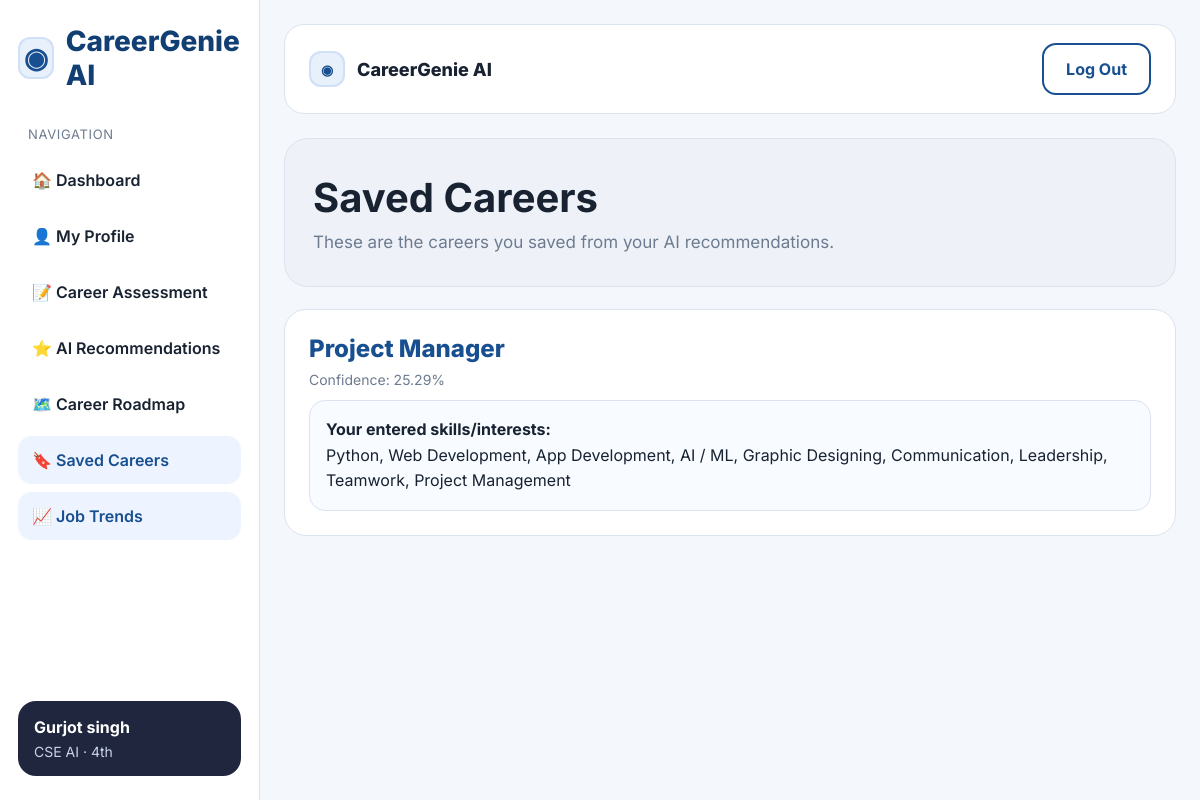
The page /saved_careers (signed in) on the database as committed earlier.
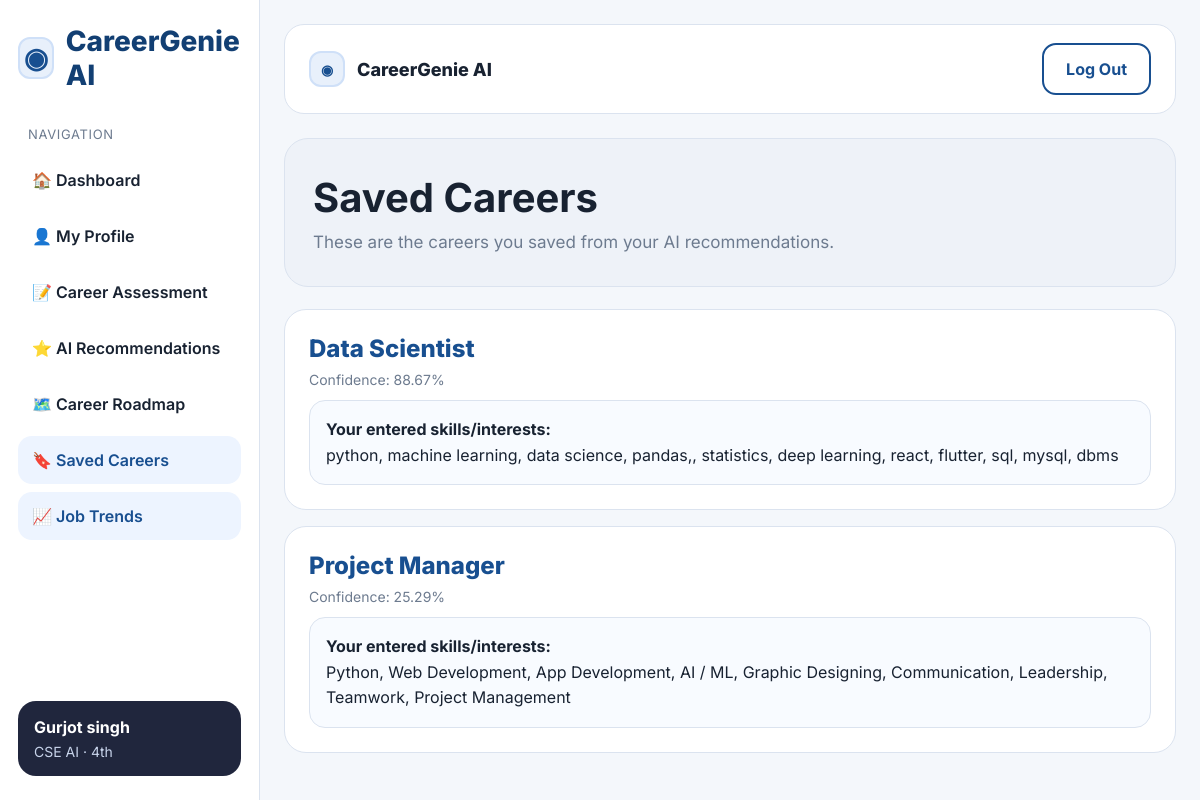
The same page on the database as committed later.
### tables this page shows
CREATE TABLE users (
            id INTEGER PRIMARY KEY AUTOINCREMENT,
            name TEXT,
            email TEXT UNIQUE,
            password TEXT
        , branch TEXT, semester TEXT, cgpa TEXT, skills TEXT, subjects TEXT, goals TEXT, interests TEXT, profile_image TEXT);

CREATE TABLE saved_careers (
            id INTEGER PRIMARY KEY AUTOINCREMENT,
            user_email TEXT,
            career_name TEXT,
            entered_text TEXT,
            confidence TEXT
        );

### app.py (the view)
@app.route("/saved_careers")
def saved_careers():
    if "user_email" not in session:
        return redirect(url_for("login_page"))
    with get_db_connection() as conn:
        cur = conn.cursor()
        cur.execute("SELECT * FROM users WHERE email = ?", (session["user_email"],))
        user = cur.fetchone()
        cur.execute("""
            SELECT * FROM saved_careers
            WHERE user_email = ?
            ORDER BY id DESC
        """, (session["user_email"],))
        careers = cur.fetchall()
    return render_template("saved_careers.html", user=user, careers=careers)

### app.py (called while the page is built)
def get_db_connection():
    conn = sqlite3.connect("users.db")
    conn.row_factory = sqlite3.Row
    return conn

### templates/saved_careers.html (shortened to what this page needs)
<!DOCTYPE html>
<html lang="en">
<head>
</head>
<body>
  <div class="app">
    <aside class="sidebar">
      <div>
        <div class="brand">
          <div class="brand-icon">◉</div>
          <span>CareerGenie AI</span>
        </div>
        <div class="side-title">Navigation</div>
        <nav class="menu">
          <a href="/dashboard">🏠 Dashboard</a>
          <a href="{{ url_for('profile') }}">👤 My Profile</a>
          <a href="/career_assessment">📝 Career Assessment</a>
          <a href="/career_assessment">⭐ AI Recommendations</a>
          <a href="#roadmap">🗺️ Career Roadmap</a>
          <a class="active" href="/saved_careers">🔖 Saved Careers</a>
          <a class="active" href="{{ url_for('job_trends') }}">📈 Job Trends</a>
        </nav>
      </div>
      <div class="profile-box">
        <div style="font-weight:700;">{{ user.name if user and user.name else 'Student Name' }}</div>
        <div style="font-size:14px;color:#c7d3ea;margin-top:6px;">
          {{ user.branch if user and user.branch else 'CSE' }} · {{ user.semester if user and user.semester else 'Semester' }}
        </div>
      </div>
    </aside>
    <main class="main">
      <div class="topbar">
        <div class="brand" style="font-size:18px; margin:0; color:var(--text);">
          <div class="brand-icon" style="width:36px; height:36px; font-size:14px;">◉</div>
          <span>CareerGenie AI</span>
        </div>
        <a class="btn btn-outline" href="/logout">Log Out</a>
      </div>
      <section class="hero">
        <h1>Saved Careers</h1>
        <p>These are the careers you saved from your AI recommendations.</p>
      </section>
      {% if careers and careers|length > 0 %}
      <section class="list">
        {% for career in careers %}
        <div class="card">
          <div class="career-name">{{ career.career_name }}</div>
          <div class="meta">Confidence: {{ career.confidence }}%</div>
          <div class="text-box">
            <strong>Your entered skills/interests:</strong><br>
            {{ career.entered_text }}
          </div>
        </div>
        {% endfor %}
      </section>
      {% else %}
      <div class="empty">
        No saved careers yet. Go to Career Assessment, get a recommendation, and save it.
      </div>
      {% endif %}
    </main>
  </div>
</body>
</html>

### templates/saved_careers.html (style rules this page uses)
* { box-sizing:border-box;margin:0;padding:0 }
:root { --bg:#f4f7fb; --sidebar:#ffffff; --card:#ffffff; --primary:#184f90; --primary-dark:#123f73; --text:#182231; --muted:#6d7b8f; --border:#dbe3ef; }
body { font-family:'Inter',sans-serif;background:var(--bg);color:var(--text) }
.app { display:grid;grid-template-columns:260px 1fr;min-height:100vh }
.sidebar { background:var(--sidebar); border-right:1px solid var(--border); padding:24px 18px; display:flex; flex-direction:column; justify-content:space-between; }
.brand { display:flex;align-items:center;gap:12px; font-size:28px;font-weight:800;margin-bottom:34px;color:var(--primary-dark); }
.brand-icon { width:42px;height:42px;border-radius:12px;background:#e8f0fb;color:var(--primary); display:grid;place-items:center;font-weight:800;border:2px solid #cfe0f8; }
.side-title { font-size:13px;color:var(--muted);margin:10px 10px 14px; text-transform:uppercase;letter-spacing:.05em; }
.menu { display:flex;flex-direction:column;gap:8px }
.menu a { text-decoration:none;color:var(--text);padding:14px 14px;border-radius:14px; font-weight:600;display:flex;align-items:center;gap:12px;transition:.2s ease; }
.menu a:hover,.menu a.active { background:#edf4ff;color:var(--primary) }
.profile-box { background:#20263d;color:white;border-radius:18px;padding:16px;margin-top:18px; }
.main { padding:24px }
.topbar { background:white;border:1px solid var(--border);border-radius:20px;padding:18px 24px; display:flex;justify-content:space-between;align-items:center;margin-bottom:24px;gap:16px;flex-wrap:wrap; }
.btn { text-decoration:none;padding:14px 22px;border-radius:14px;font-weight:700; border:2px solid var(--primary);display:inline-block; }
.btn-outline { color:var(--primary);background:white }
.hero { background:#eef2f8;border:1px solid var(--border);border-radius:24px; padding:34px 28px;margin-bottom:22px; }
.hero h1 { font-size:40px;margin-bottom:10px }
.hero p { color:var(--muted);font-size:17px }
.list { display:flex;flex-direction:column;gap:16px }
.card { background:white;border:1px solid var(--border);border-radius:22px;padding:24px; }
.career-name { font-size:24px;font-weight:800;color:var(--primary);margin-bottom:8px }
.meta { color:var(--muted);font-size:14px;margin-bottom:12px }
.text-box { background:#f8fbff;border:1px solid var(--border);border-radius:16px;padding:16px;line-height:1.6; }

Rows that differ between the two databases and show on the page:
added saved_careers: career_name "Data Scientist", confidence "88.67", entered_text "python, machine learning, data science, pandas,, statistics, deep learning, react, flutter, sql, mysql, dbms"
